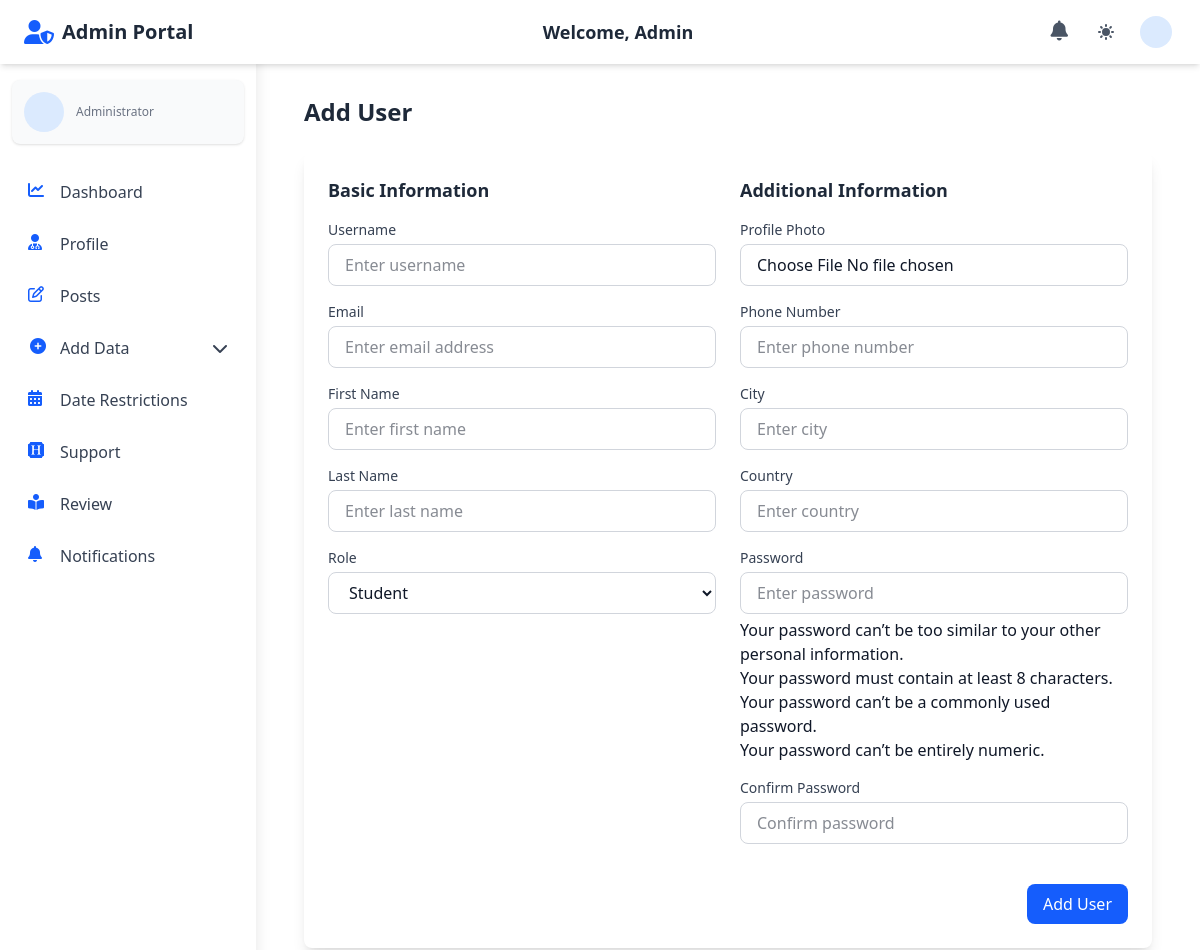
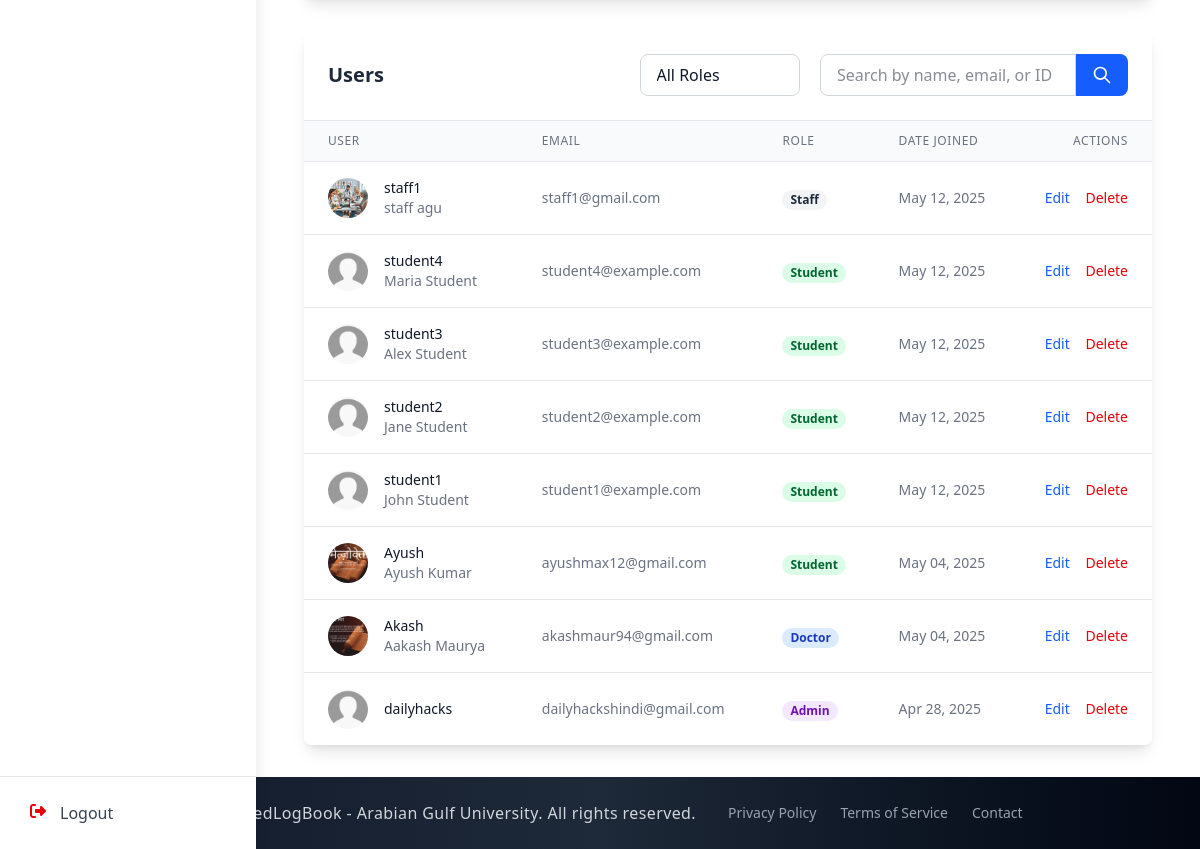
/admin_section/add_user/, run on the app's committed database (2 pictures, top to bottom).
### accounts/models.py (models this page shows, shortened)
class CustomUser(AbstractUser):
    email = models.EmailField(unique=True)
    first_name = models.CharField(max_length=150, blank=True)
    last_name = models.CharField(max_length=150, blank=True)
    profile_photo = models.ImageField(
        upload_to="profiles/", blank=True, null=True, default="profiles/default.jpg"
    )
    city = models.CharField(max_length=100, blank=True)
    country = models.CharField(max_length=100, blank=True)
    phone_no = models.CharField(max_length=20, blank=True)
    bio = models.TextField(blank=True)
    speciality = models.CharField(max_length=100, blank=True)
    ROLE_CHOICES = (
        ("student", "Student"),
        ("doctor", "Doctor"),
        ("staff", "Staff"),
        ("admin", "Admin"),
    )
    role = models.CharField(max_length=10, choices=ROLE_CHOICES, default="student")
    groups = models.ManyToManyField(
        "auth.Group", related_name="customuser_groups", blank=True
    )
    user_permissions = models.ManyToManyField(
        "auth.Permission", related_name="customuser_permissions", blank=True
    )
    USERNAME_FIELD = "email"
    REQUIRED_FIELDS = ["username"]

### admin_section/views_file/add_user.py (the view, shortened to what this page needs)
# urls.py: path("add_user/", add_user, name="add_user"),
def add_user(request):
    if request.method == 'POST':
        form = CustomUserForm(request.POST, request.FILES)
        if form.is_valid():
            with transaction.atomic():
                user = form.save()
                if user.role == 'student':
                    Student.objects.create(user=user)
                    messages.success(request, f'Student user {user.username} created successfully!')
                elif user.role == 'doctor':
                    Doctor.objects.create(user=user)
                    messages.success(request, f'Doctor user {user.username} created successfully!')
                elif user.role == 'staff':
                    Staff.objects.create(user=user)
                    messages.success(request, f'Staff user {user.username} created successfully!')
                else:  # admin
                    messages.success(request, f'Admin user {user.username} created successfully!')
            return redirect('admin_section:add_user')
        else:
            for field, errors in form.errors.items():
                for error in errors:
                    messages.error(request, f'{field}: {error}')
    else:
        form = CustomUserForm()
    search_query = request.GET.get('q', '').strip()
    role_filter = request.GET.get('role', '').strip()
    users = CustomUser.objects.all().order_by('-date_joined')
    if role_filter and role_filter in dict(CustomUser.ROLE_CHOICES):
        users = users.filter(role=role_filter)
    paginator = Paginator(users, 10)  # Show 10 users per page
    page_number = request.GET.get('page')
    page_obj = paginator.get_page(page_number)
    roles = CustomUser.ROLE_CHOICES
    context = {
        'form': form,
        'users': page_obj,
        'search_query': search_query,
        'role_filter': role_filter,
        'roles': roles,
    }
    return render(request, "admin_section/add_user.html", context)

### admin_section/context_processors.py (called while the page is built)
def admin_notification_count(request):
    if request.user.is_authenticated and request.user.role == 'admin':
        try:
            admin_unread_notifications_count = AdminNotification.objects.filter(recipient=request.user, is_read=False).count()
            return {'admin_unread_notifications_count': admin_unread_notifications_count}
        except:
            pass
    return {'admin_unread_notifications_count': 0}

### doctor_section/context_processors.py (called while the page is built, shortened)
def notification_count(request):
    return {'unread_notifications_count': 0}

### elogbookagu/context_processors.py (called while the page is built, shortened)
def user_data(request):
    context = {}
    return context

### staff_section/context_processors.py (called while the page is built, shortened)
def staff_notification_count(request):
    return {'staff_unread_notifications_count': 0}

### student_section/context_processors.py (called while the page is built, shortened)
def student_notification_count(request):
    return {'student_unread_notifications_count': 0}

### admin_section/templates/admin_section/add_user.html (shortened to what this page needs)
{% extends 'base.html' %}
{% block navbar %}
{% include 'components/admin_auth_navbar.html' %}
{% endblock %}
{% block content %}
  <div class="container mx-auto px-4 py-8">
    <div class="mb-8">
      <h2 class="text-2xl font-bold text-gray-800 dark:text-white mb-6">{% if is_edit %}Edit{% else %}Add{% endif %} User</h2>
      <div class="bg-white dark:bg-gray-800 rounded-lg shadow-lg p-6">
        <form method="post" action="{% if is_edit %}{% url 'admin_section:edit_user' user_obj.id %}{% else %}{% url 'admin_section:add_user' %}{% endif %}" enctype="multipart/form-data">
          <div class="grid grid-cols-1 md:grid-cols-2 gap-6">
            <div>
              <h3 class="text-lg font-semibold text-gray-800 dark:text-white mb-4">Basic Information</h3>
              <div class="mb-4">
                <label for="id_username" class="block text-sm font-medium text-gray-700 dark:text-gray-300 mb-1">Username</label>
                {{ form.username }}
              </div>
              <div class="mb-4">
                <label for="id_email" class="block text-sm font-medium text-gray-700 dark:text-gray-300 mb-1">Email</label>
                {{ form.email }}
              </div>
              <div class="mb-4">
                <label for="id_first_name" class="block text-sm font-medium text-gray-700 dark:text-gray-300 mb-1">First Name</label>
                {{ form.first_name }}
              </div>
              <div class="mb-4">
                <label for="id_last_name" class="block text-sm font-medium text-gray-700 dark:text-gray-300 mb-1">Last Name</label>
                {{ form.last_name }}
              </div>
              <div class="mb-4">
                <label for="id_role" class="block text-sm font-medium text-gray-700 dark:text-gray-300 mb-1">Role</label>
                {{ form.role }}
              </div>
            </div>
            <div>
              <h3 class="text-lg font-semibold text-gray-800 dark:text-white mb-4">Additional Information</h3>
              <div class="mb-4">
                <label for="id_profile_photo" class="block text-sm font-medium text-gray-700 dark:text-gray-300 mb-1">Profile Photo</label>
                {{ form.profile_photo }}
              </div>
              <div class="mb-4">
                <label for="id_phone_no" class="block text-sm font-medium text-gray-700 dark:text-gray-300 mb-1">Phone Number</label>
                {{ form.phone_no }}
              </div>
              <div class="mb-4">
                <label for="id_city" class="block text-sm font-medium text-gray-700 dark:text-gray-300 mb-1">City</label>
                {{ form.city }}
              </div>
              <div class="mb-4">
                <label for="id_country" class="block text-sm font-medium text-gray-700 dark:text-gray-300 mb-1">Country</label>
                {{ form.country }}
              </div>
              <div class="mb-4">
                <label for="id_password1" class="block text-sm font-medium text-gray-700 dark:text-gray-300 mb-1">Password</label>
                {{ form.password1 }}
                {% if not is_edit %}
                  <p class="text-sm text-gray-500 dark:text-gray-400 mt-1">{{ form.password1.help_text|safe }}</p>
                {% endif %}
              </div>
              <div class="mb-4">
                <label for="id_password2" class="block text-sm font-medium text-gray-700 dark:text-gray-300 mb-1">Confirm Password</label>
                {{ form.password2 }}
              </div>
            </div>
          </div>
          <div class="flex justify-end mt-6">
            <button type="submit" class="px-4 py-2 bg-blue-600 text-white rounded-lg hover:bg-blue-700 focus:outline-none focus:ring-2 focus:ring-blue-500 focus:ring-offset-2">
              {% if is_edit %}Update{% else %}Add{% endif %} User
            </button>
          </div>
        </form>
      </div>
    </div>
    <div class="bg-white dark:bg-gray-800 rounded-lg shadow-lg overflow-hidden">
      <div class="p-6 border-b border-gray-200 dark:border-gray-700 flex flex-col md:flex-row justify-between items-start md:items-center gap-4">
        <h3 class="text-xl font-semibold text-gray-800 dark:text-white">Users</h3>
        <form method="get" action="{% url 'admin_section:add_user' %}" class="w-full md:w-auto flex flex-col md:flex-row space-y-2 md:space-y-0 md:space-x-2">
          <div class="relative">
            <select name="role" id="role-filter" class="w-full md:w-40 px-4 py-2 rounded-lg border border-gray-300 focus:outline-none focus:ring-2 focus:ring-blue-500 dark:bg-gray-700 dark:border-gray-600 dark:text-white appearance-none">
              <option value="">All Roles</option>
            </select>
            <div class="pointer-events-none absolute inset-y-0 right-0 flex items-center px-2 text-gray-700 dark:text-gray-300">
            </div>
          </div>
          <div class="relative flex-grow flex">
            <input type="text" name="q" id="user-search" value="{{ search_query }}" class="w-full md:w-64 px-4 py-2 rounded-l-lg border border-gray-300 focus:outline-none focus:ring-2 focus:ring-blue-500 dark:bg-gray-700 dark:border-gray-600 dark:text-white" placeholder="Search by name, email, or ID">
            <button type="submit" class="px-4 py-2 bg-blue-600 text-white rounded-r-lg hover:bg-blue-700 focus:outline-none focus:ring-2 focus:ring-blue-500 focus:ring-offset-2">
              <svg class="w-5 h-5" fill="none" stroke="currentColor" viewBox="0 0 24 24" xmlns="http://www.w3.org/2000/svg">
                <path stroke-linecap="round" stroke-linejoin="round" stroke-width="2" d="M21 21l-6-6m2-5a7 7 0 11-14 0 7 7 0 0114 0z"></path>
              </svg>
            </button>
          </div>
        </form>
      </div>
      {% if users %}
        <div class="overflow-x-auto">
          <table class="min-w-full divide-y divide-gray-200 dark:divide-gray-700">
            <thead class="bg-gray-50 dark:bg-gray-700">
              <tr>
                <th scope="col" class="px-6 py-3 text-left text-xs font-medium text-gray-500 dark:text-gray-300 uppercase tracking-wider">User</th>
                <th scope="col" class="px-6 py-3 text-left text-xs font-medium text-gray-500 dark:text-gray-300 uppercase tracking-wider">Email</th>
                <th scope="col" class="px-6 py-3 text-left text-xs font-medium text-gray-500 dark:text-gray-300 uppercase tracking-wider">Role</th>
                <th scope="col" class="px-6 py-3 text-left text-xs font-medium text-gray-500 dark:text-gray-300 uppercase tracking-wider">Date Joined</th>
                <th scope="col" class="px-6 py-3 text-right text-xs font-medium text-gray-500 dark:text-gray-300 uppercase tracking-wider">Actions</th>
              </tr>
            </thead>
            <tbody class="bg-white dark:bg-gray-800 divide-y divide-gray-200 dark:divide-gray-700">
              {% for user in users %}
                <tr class="hover:bg-gray-50 dark:hover:bg-gray-700">
                  <td class="px-6 py-4 whitespace-nowrap">
                    <div class="flex items-center">
                      <div class="flex-shrink-0 h-10 w-10">
                        <img class="h-10 w-10 rounded-full object-cover" src="{{ user.profile_photo.url }}" alt="{{ user.username }}">
                      </div>
                      <div class="ml-4">
                        <div class="text-sm font-medium text-gray-900 dark:text-white">{{ user.username }}</div>
                        <div class="text-sm text-gray-500 dark:text-gray-400">{{ user.get_full_name }}</div>
                      </div>
                    </div>
                  </td>
                  <td class="px-6 py-4 whitespace-nowrap text-sm text-gray-500 dark:text-gray-300">{{ user.email }}</td>
                  <td class="px-6 py-4 whitespace-nowrap">
                    <span class="px-2 inline-flex text-xs leading-5 font-semibold rounded-full {% if user.role == 'admin' %}bg-purple-100 text-purple-800 dark:bg-purple-800 dark:text-purple-100{% elif user.role == 'doctor' %}bg-blue-100 text-blue-800 dark:bg-blue-800 dark:text-blue-100{% elif user.role == 'student' %}bg-green-100 text-green-800 dark:bg-green-800 dark:text-green-100{% else %}bg-gray-100 text-gray-800 dark:bg-gray-800 dark:text-gray-100{% endif %}">
                      {{ user.get_role_display }}
                    </span>
                  </td>
                  <td class="px-6 py-4 whitespace-nowrap text-sm text-gray-500 dark:text-gray-300">{{ user.date_joined|date:"M d, Y" }}</td>
                  <td class="px-6 py-4 whitespace-nowrap text-right text-sm font-medium">
                    <a href="{% url 'admin_section:edit_user' user.id %}" class="text-blue-600 hover:text-blue-900 dark:text-blue-400 dark:hover:text-blue-300 mr-3">Edit</a>
                    <button type="button" class="delete-user-btn text-red-600 hover:text-red-900 dark:text-red-400 dark:hover:text-red-300" data-user-id="{{ user.id }}" data-username="{{ user.username }}">Delete</button>
                  </td>
                </tr>
              {% endfor %}
            </tbody>
          </table>
        </div>
      {% else %}
        <div class="text-center py-8">
          <p class="text-gray-500 dark:text-gray-400">No users found. Add your first user above.</p>
        </div>
      {% endif %}
    </div>
  </div>
{% endblock %}

### data on the page
CustomUser: profile_photo (picture), username "staff1", get_full_name "staff agu", email "staff1@gmail.com", role "Staff", date_joined "May 12, 2025"
CustomUser: profile_photo (placeholder picture), username "student4", get_full_name "Maria Student", email "student4@example.com", role "Student", date_joined "May 12, 2025"
CustomUser: profile_photo (placeholder picture), username "student3", get_full_name "Alex Student", email "student3@example.com", role "Student", date_joined "May 12, 2025"
CustomUser: profile_photo (placeholder picture), username "student2", get_full_name "Jane Student", email "student2@example.com", role "Student", date_joined "May 12, 2025"
CustomUser: profile_photo (placeholder picture), username "student1", get_full_name "John Student", email "student1@example.com", role "Student", date_joined "May 12, 2025"
CustomUser: profile_photo (picture), username "Ayush", get_full_name "Ayush Kumar", email "ayushmax12@gmail.com", role "Student", date_joined "May 04, 2025"
CustomUser: profile_photo (picture), username "Akash", get_full_name "Aakash Maurya", email "akashmaur94@gmail.com", role "Doctor", date_joined "May 04, 2025"
CustomUser: profile_photo (placeholder picture), username "dailyhacks", email "dailyhackshindi@gmail.com", role "Admin", date_joined "Apr 28, 2025"
